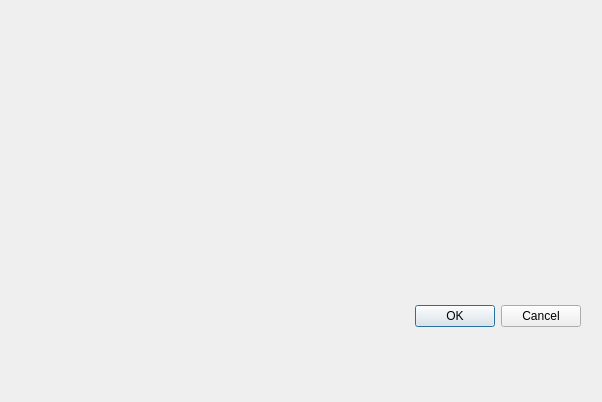
<?xml version="1.0" encoding="UTF-8"?>
<ui version="4.0">
 <class>ErrorUI</class>
 <widget class="QDialog" name="ErrorUI">
  <property name="geometry">
   <rect>
    <x>0</x>
    <y>0</y>
    <width>602</width>
    <height>402</height>
   </rect>
  </property>
  <property name="windowTitle">
   <string>Dialog</string>
  </property>
  <widget class="QDialogButtonBox" name="buttonBox">
   <property name="geometry">
    <rect>
     <x>320</x>
     <y>251</y>
     <width>261</width>
     <height>131</height>
    </rect>
   </property>
   <property name="orientation">
    <enum>Qt::Horizontal</enum>
   </property>
   <property name="standardButtons">
    <set>QDialogButtonBox::Cancel|QDialogButtonBox::Ok</set>
   </property>
  </widget>
 </widget>
 <resources/>
 <connections>
  <connection>
   <sender>buttonBox</sender>
   <signal>accepted()</signal>
   <receiver>ErrorUI</receiver>
   <slot>accept()</slot>
   <hints>
    <hint type="sourcelabel">
     <x>248</x>
     <y>254</y>
    </hint>
    <hint type="destinationlabel">
     <x>157</x>
     <y>274</y>
    </hint>
   </hints>
  </connection>
  <connection>
   <sender>buttonBox</sender>
   <signal>rejected()</signal>
   <receiver>ErrorUI</receiver>
   <slot>reject()</slot>
   <hints>
    <hint type="sourcelabel">
     <x>316</x>
     <y>260</y>
    </hint>
    <hint type="destinationlabel">
     <x>286</x>
     <y>274</y>
    </hint>
   </hints>
  </connection>
 </connections>
</ui>
